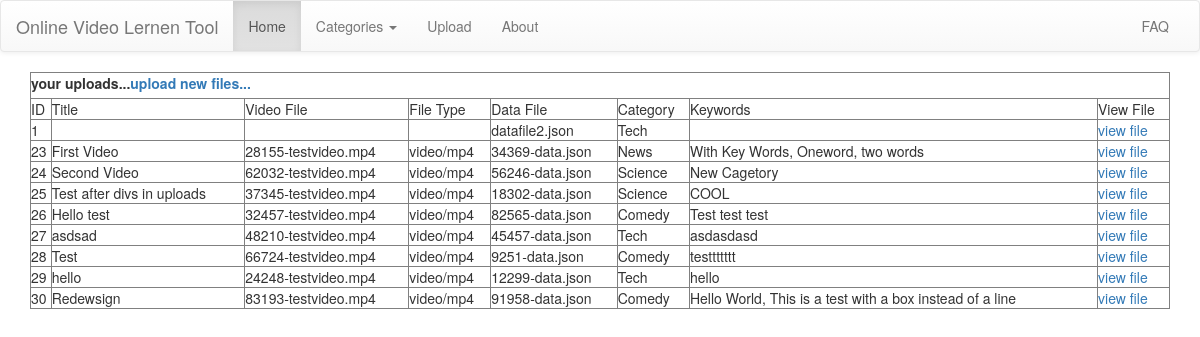
Screenshot of /dbupload/view.php with the database file from the repository.
### tables this page shows
CREATE TABLE `videos` (
  `id_video` int(11) UNSIGNED NOT NULL,
  `datafile_id` int(11) DEFAULT NULL,
  `category_id` int(11) DEFAULT NULL,
  `file` varchar(100) NOT NULL,
  `type` varchar(10) NOT NULL,
  `size` int(11) NOT NULL,
  `title` varchar(50) NOT NULL,
  `keywords` text NOT NULL
);

CREATE TABLE `datafiles` (
  `id` int(11) UNSIGNED NOT NULL,
  `filename` varchar(256) DEFAULT NULL
);

CREATE TABLE `categories` (
  `id` int(11) UNSIGNED NOT NULL,
  `categoryname` varchar(256) DEFAULT NULL
);

### dbupload/view.php (the view, shortened to what this page needs)
<!DOCTYPE html>
<html xmlns="http://www.w3.org/1999/xhtml">
<head>
  <link rel="stylesheet" href="../bootstrap-3.3.5-dist/css/bootstrap.css" type="text/css" />
  <link rel="stylesheet" href="../bootstrap-3.3.5-dist/css/bootstrap-theme.min.css" type="text/css" />
</head>
<body>
<?php include '../navigation.php';?>
<div class="container">
	<table width="100%" border="1">
    <tr>
    <th colspan="8">your uploads...<label><a href="index.php">upload new files...</a></label></th>
    </tr>
    <tr>
    <td>ID</td>
    <td>Title</td>
    <td>Video File</td>
    <td>File Type</td>
		<td>Data File</td>
		<td>Category</td>
    <td>Keywords</td>
    <td>View File</td>
		</tr>
    <?php
	$sql="SELECT * FROM videos LEFT JOIN datafiles ON videos.datafile_id = datafiles.id LEFT JOIN categories ON videos.category_id = categories.id GROUP BY videos.id_video";
	$result_set=mysql_query($sql);
	while($row=mysql_fetch_array($result_set))
	{
		?>
        <tr>
        <td><?php echo $row['id_video'] ?></td>
        <td><?php echo $row['title'] ?></td>
        <td><?php echo $row['file'] ?></td>
        <td><?php echo $row['type'] ?></td>
        <td><?php echo $row['filename'] ?></td>
        <td><?php echo $row['categoryname'] ?></td>
        <td><?php echo $row['keywords'] ?></td>
        <td><a href="uploads/videos/<?php echo $row['file'] ?>" target="_blank">view file</a></td>
        </tr>
        <?php
	}
	?>
    </table>
</div>
</body>
</html>

### navigation.php (shortened to what this page needs)
<nav class="navbar navbar-default">
  <div class="container-fluid">
    <div class="navbar-header">
      <a class="navbar-brand" href="#">Online Video Lernen Tool</a>
    </div>
    <div class="collapse navbar-collapse" id="bs-example-navbar-collapse-1">
      <ul class="nav navbar-nav">
        <li class="active"><a href="/~steffenhaaker/project/index.php">Home <span class="sr-only">(current)</span></a></li>
        <li class="dropdown">
          <a href="#" class="dropdown-toggle" data-toggle="dropdown" role="button" aria-haspopup="true" aria-expanded="false">Categories <span class="caret"></span></a>
        </li>
        <li><a href="/~steffenhaaker/project/dbupload/index.php">Upload</a></li>
        <li><a href="about.php">About</a></li>
      </ul>
      <ul class="nav navbar-nav navbar-right">
        <li><a href="faq.php">FAQ</a></li>
      </ul>
    </div>
  </div>
</nav>

### rows the page displays
videos: id_video "1", datafile.filename "datafile2.json", category.categoryname "Tech"
videos: id_video "23", title "First Video", file "28155-testvideo.mp4", type "video/mp4", datafile.filename "34369-data.json", category.categoryname "News", keywords "With Key Words, Oneword, two words"
videos: id_video "24", title "Second Video", file "62032-testvideo.mp4", type "video/mp4", datafile.filename "56246-data.json", category.categoryname "Science", keywords "New Cagetory"
videos: id_video "25", title "Test after divs in uploads", file "37345-testvideo.mp4", type "video/mp4", datafile.filename "18302-data.json", category.categoryname "Science", keywords "COOL"
videos: id_video "26", title "Hello test", file "32457-testvideo.mp4", type "video/mp4", datafile.filename "82565-data.json", category.categoryname "Comedy", keywords "Test test test"
videos: id_video "27", title "asdsad", file "48210-testvideo.mp4", type "video/mp4", datafile.filename "45457-data.json", category.categoryname "Tech", keywords "asdasdasd"
videos: id_video "28", title "Test", file "66724-testvideo.mp4", type "video/mp4", datafile.filename "9251-data.json", category.categoryname "Comedy", keywords "testtttttt"
videos: id_video "29", title "hello", file "24248-testvideo.mp4", type "video/mp4", datafile.filename "12299-data.json", category.categoryname "Tech", keywords "hello"
videos: id_video "30", title "Redewsign", file "83193-testvideo.mp4", type "video/mp4", datafile.filename "91958-data.json", category.categoryname "Comedy", keywords "Hello World, This is a test with a box instead of a line"
